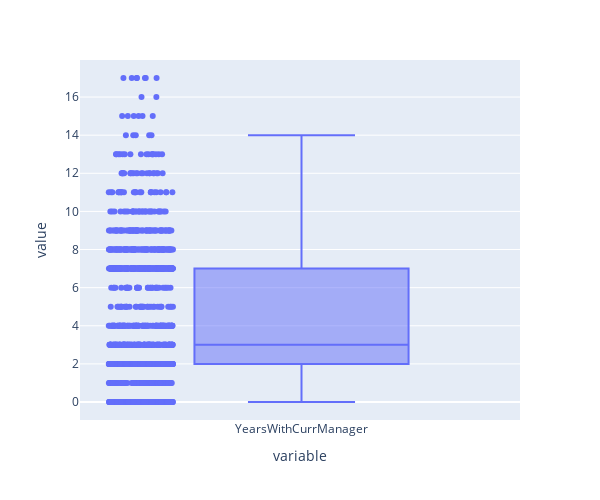

Notebook code cell kept with this figure:
### Code cell
box12.show()
"""
Column: YearsWithCurrManager
Outliers: Yes
Max: 14
Min: 0
Median: 3
Box Limit: 2-7 
"""

### Figure 1 — Plotly figure (JSON) as saved in the notebook; plotly's stock layout.template omitted (floating-point values rounded to 4 significant figures; data arrays with more than 128 entries replaced by an {"elided": "..."} marker saying what was removed)
{"data": [{"alignmentgroup": "True", "boxpoints": "all", "hovertemplate": "variable=%{x}<br>value=%{y}<extra></extra>", "legendgroup": "", "marker": {"color": "#636efa"}, "name": "", "notched": false, "offsetgroup": "", "orientation": "v", "showlegend": false, "type": "box", "x": {"elided": "1676 str values"}, "x0": " ", "xaxis": "x", "y": {"elided": "1676 int values"}, "y0": " ", "yaxis": "y"}], "layout": {"boxmode": "group", "height": 500, "legend": {"tracegroupgap": 0}, "margin": {"t": 60}, "width": 600, "xaxis": {"anchor": "y", "domain": [0, 1], "title": {"text": "variable"}}, "yaxis": {"anchor": "x", "domain": [0, 1], "title": {"text": "value"}}}}
